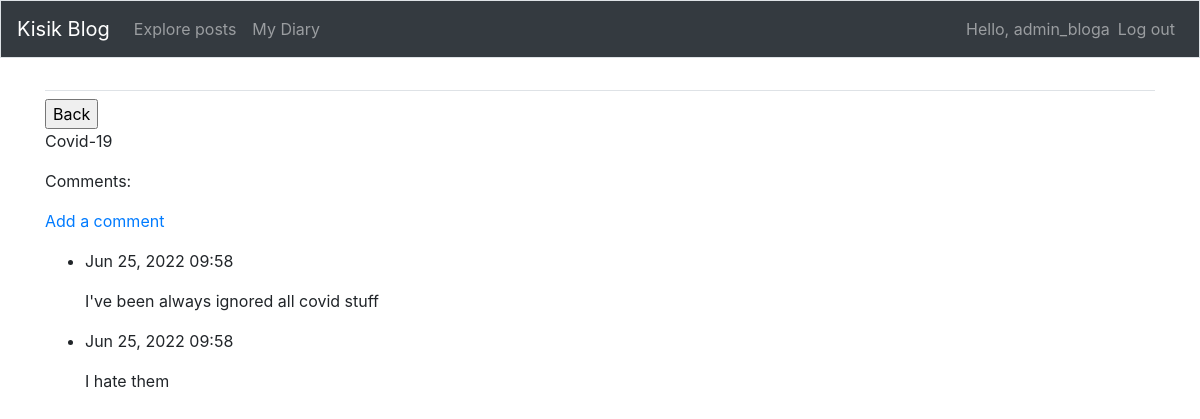
The app's page /more/8/ (signed in) with its own data.
### tweets/models.py (models this page shows, shortened)
class PrivatePost(models.Model):
    title = models.CharField(max_length=150)
    text = models.TextField()
    date_added = models.DateTimeField(auto_now_add=True)
    owner = models.ForeignKey(User, on_delete=models.CASCADE)

class PrivateComments(models.Model):
    post = models.ForeignKey(PrivatePost, on_delete=models.CASCADE)
    text = models.TextField(max_length=500)
    date_added = models.DateTimeField(auto_now_add=True)

### tweets/views.py (the view)
# urls.py: path('more/<int:post_id>/', views.priv_com, name='priv_com'),
@login_required
def priv_com(request, post_id):
    post = PrivatePost.objects.get(id=post_id)
    comments = post.privatecomments_set.order_by('-date_added')
    context = {'post': post, 'comments': comments}
    return render(request, 'tweets/priv_com.html', context)

### tweets/templates/tweets/priv_com.html (shortened to what this page needs)
<!DOCTYPE html>
<html lang="en">
<head>
    {% extends "tweets/base.html" %}
{% block content %}
  <input type="button" onclick="history.back()" value="Back"/>
  <p>{{ post.title }}</p>
  <p>Comments:</p>
  <p>
      <a href="{% url 'tweets:new_prcom' post.id %}">Add a comment</a>
  </p>
  <ul>
      {% for comment in comments %}
        <li>
            <p>{{ comment.date_added|date:'M d, Y H:i' }}</p>
            <p>{{ comment.text|linebreaks }}</p>
        </li>
      {% empty %}
        <li>No comments yet</li>
      {% endfor %}
  </ul>
{% endblock content %}

### tweets/templates/tweets/base.html (shortened to what this page needs)
{% load bootstrap4 %}
<!doctype html>
<html lang="en">
<head>
    {% bootstrap_css %}
</head>
<body>
  <nav class="navbar navbar-expand-md navbar-dark bg-dark mb-4 border">
    <a class="navbar-brand" href="{% url 'tweets:index' %}">Kisik Blog</a>
    <div class="collapse navbar-collapse" id="navbarCollapse">
      <ul class="navbar-nav mr-auto">
        <li class="nav-item">
          <a class="nav-link" href="{% url 'tweets:posts' %}">
              Explore posts</a></li>
        <li class="nav-item">
            <a class="nav-link" href="{% url 'tweets:my_diary' %}">My Diary</a></li>
      </ul>
      <ul class="navbar-nav ml-auto">
        {% if user.is_authenticated %}
          <li class="nav-item">
              <span class="navbar-text">Hello, {{ user.username }}</span>
          </li>
          <li class="nav-item">
              <a class="nav-link" href="{% url 'users:logout' %}">Log out</a>
          </li>
        {% endif %}
      </ul>
    </div>
  </nav>
  <main role="main" class="container">
    <div class="pb-2 mb-2 border-bottom">
    </div>
    <div>
      {% block content %}{% endblock content %}
    </div>
  </main>
</body>
</html>

### records on screen
PrivatePost: title "Covid-19"
PrivateComments: date_added "Jun 25, 2022 09:58", text "I've been always ignored all covid stuff"
PrivateComments: date_added "Jun 25, 2022 09:58", text "I hate them"

### other values on screen
{{ user.username }} "admin_bloga"
